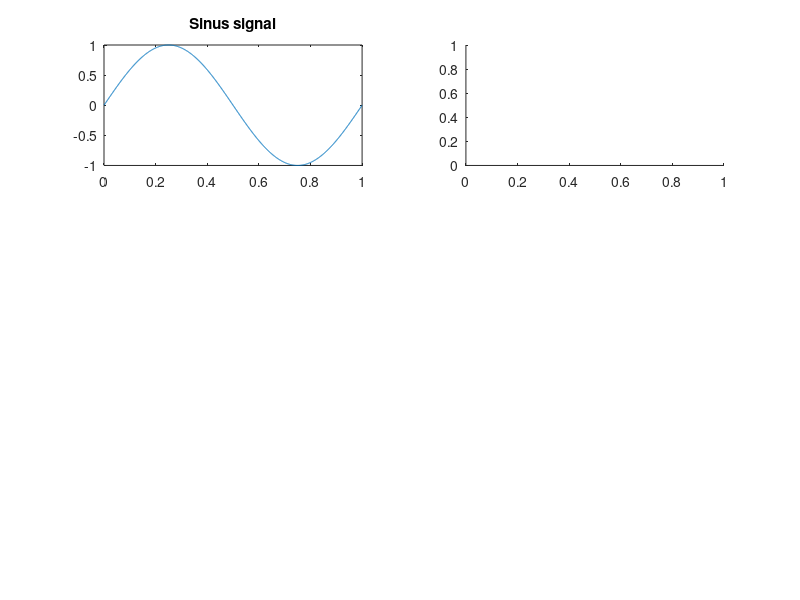

Recreate this plot in MATLAB. (Note: this script raises an error after producing the figure.)
delete(findall(0, 'Type', 'figure')); clear; close; clc;
% Phase vs Magnitude:

% fs = 1kHz
fs = 1000;
x = 0:1/fs:1;

sinus_signal = sin(2*pi*x);
chirp_signal = chirp(x,0,1,100);
white_noise_signal = wgn(length(x), 1, 0);



figure
subplot(3,2,1);
plot(x, sinus_signal);
title('Sinus signal')
subplot(3,2,2);
plot(x, unwrap(phase(hilbert(sinus_signal))));
title('Instantaneous phase sinus signal')


subplot(3,2,3);
plot(x, chirp_signal);
title('Chirp signal')
subplot(3,2,4);
plot(x, unwrap(phase(hilbert(chirp_signal))));
title('Instantaneous phase chirp signal')

subplot(3,2,5);
plot(x, white_noise_signal);
title('White noise signal')
subplot(3,2,6);
plot(x, unwrap(phase(hilbert(white_noise_signal))));
title('Instantaneous phase white noise signal')

%%
load('artefact_1.mat');
data = s_EEG.data;
Fp1=data(1,:);
fs_data = 500; % sampled at 500Hz

fc_low = 8 % low cutoff freq 8Hz
fc_high = 12 % high cutoff freq 12Hz

t = 1/fs_data:1/fs_data:(length(Fp1)/fs_data);
[b,a] = butter(2, 2*[fc_low fc_high]/fs_data);
filtered_Fp1 = filtfilt(b,a, Fp1);

figure; hold on
subplot(3,1,1);
plot(t, Fp1), xlabel("Time(s)"), title("Fp1 signal");
subplot(3,1,2);
plot(t, filtered_Fp1), xlabel("Time(s)"), title("alpha-band filtered signal");
subplot(3,1,3);
plot(t, unwrap(angle(hilbert(filtered_Fp1)))), xlabel("Time(s)"), title("Phase shift alpha filtered signal"); 




